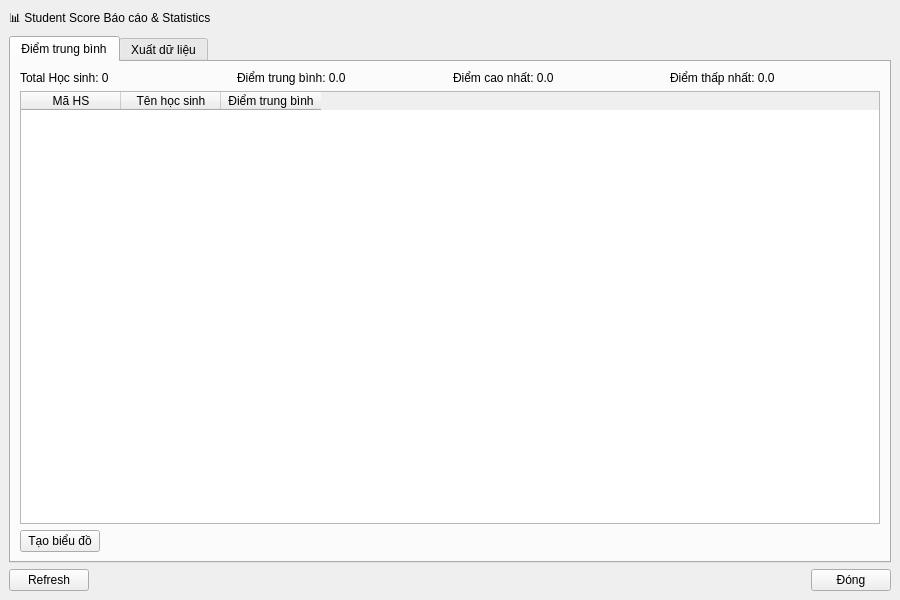
<?xml version="1.0" encoding="UTF-8"?>
<ui version="4.0">
 <class>ReportWindow</class>
 <widget class="QMainWindow" name="ReportWindow">
  <property name="geometry">
   <rect>
    <x>0</x>
    <y>0</y>
    <width>900</width>
    <height>600</height>
   </rect>
  </property>
  <property name="windowTitle">
   <string>Báo cáo &amp; Statistics</string>
  </property>
  <widget class="QWidget" name="centralwidget">
   <layout class="QVBoxLayout" name="mainLayout">
    <item>
     <widget class="QLabel" name="titleLabel">
      <property name="text">
       <string>📊 Student Score Báo cáo &amp; Statistics</string>
      </property>
     </widget>
    </item>
    <item>
     <widget class="QTabWidget" name="tabWidget">
      <property name="currentIndex">
       <number>0</number>
      </property>
      <widget class="QWidget" name="averageTab">
       <attribute name="title">
        <string>Điểm trung bình</string>
       </attribute>
       <layout class="QVBoxLayout" name="averageLayout">
        <item>
         <layout class="QHBoxLayout" name="statsLayout">
          <item>
           <widget class="QLabel" name="totalLabel">
            <property name="text">
             <string>Total Học sinh: 0</string>
            </property>
           </widget>
          </item>
          <item>
           <widget class="QLabel" name="avgLabel">
            <property name="text">
             <string>Điểm trung bình: 0.0</string>
            </property>
           </widget>
          </item>
          <item>
           <widget class="QLabel" name="highLabel">
            <property name="text">
             <string>Điểm cao nhất: 0.0</string>
            </property>
           </widget>
          </item>
          <item>
           <widget class="QLabel" name="lowLabel">
            <property name="text">
             <string>Điểm thấp nhất: 0.0</string>
            </property>
           </widget>
          </item>
         </layout>
        </item>
        <item>
         <widget class="QTableWidget" name="scoreTable">
          <property name="columnCount">
           <number>3</number>
          </property>
          <column>
           <property name="text">
            <string>Mã HS</string>
           </property>
          </column>
          <column>
           <property name="text">
            <string>Tên học sinh</string>
           </property>
          </column>
          <column>
           <property name="text">
            <string>Điểm trung bình</string>
           </property>
          </column>
         </widget>
        </item>
        <item>
         <layout class="QHBoxLayout" name="plotLayout">
          <item>
           <widget class="QPushButton" name="plotButton">
            <property name="text">
             <string>Tạo biểu đồ</string>
            </property>
           </widget>
          </item>
          <item>
           <spacer name="plotSpacer">
            <property name="orientation">
             <enum>Qt::Horizontal</enum>
            </property>
            <property name="sizeHint" stdset="0">
             <size>
              <width>40</width>
              <height>20</height>
             </size>
            </property>
           </spacer>
          </item>
         </layout>
        </item>
       </layout>
      </widget>
      <widget class="QWidget" name="exportTab">
       <attribute name="title">
        <string>Xuất dữ liệu</string>
       </attribute>
       <layout class="QVBoxLayout" name="exportLayout">
        <item>
         <widget class="QLabel" name="exportLabel">
          <property name="text">
           <string>Xuất dữ liệu thành:</string>
          </property>
         </widget>
        </item>
        <item>
         <layout class="QHBoxLayout" name="exportButtonLayout">
          <item>
           <widget class="QPushButton" name="excelButton">
            <property name="text">
             <string>Xuất Excel</string>
            </property>
           </widget>
          </item>
          <item>
           <widget class="QPushButton" name="csvButton">
            <property name="text">
             <string>Xuất CSV</string>
            </property>
           </widget>
          </item>
          <item>
           <widget class="QPushButton" name="pdfButton">
            <property name="text">
             <string>Export to PDF</string>
            </property>
           </widget>
          </item>
         </layout>
        </item>
        <item>
         <spacer name="exportSpacer">
          <property name="orientation">
           <enum>Qt::Vertical</enum>
          </property>
          <property name="sizeHint" stdset="0">
           <size>
            <width>20</width>
            <height>40</height>
           </size>
          </property>
         </spacer>
        </item>
       </layout>
      </widget>
     </widget>
    </item>
    <item>
     <layout class="QHBoxLayout" name="buttonLayout">
      <item>
       <widget class="QPushButton" name="refreshButton">
        <property name="text">
         <string>Refresh</string>
        </property>
       </widget>
      </item>
      <item>
       <spacer name="buttonSpacer">
        <property name="orientation">
         <enum>Qt::Horizontal</enum>
        </property>
        <property name="sizeHint" stdset="0">
         <size>
          <width>40</width>
          <height>20</height>
         </size>
        </property>
       </spacer>
      </item>
      <item>
       <widget class="QPushButton" name="closeButton">
        <property name="text">
         <string>Đóng</string>
        </property>
       </widget>
      </item>
     </layout>
    </item>
   </layout>
  </widget>
 </widget>
 <resources/>
 <connections/>
</ui>
